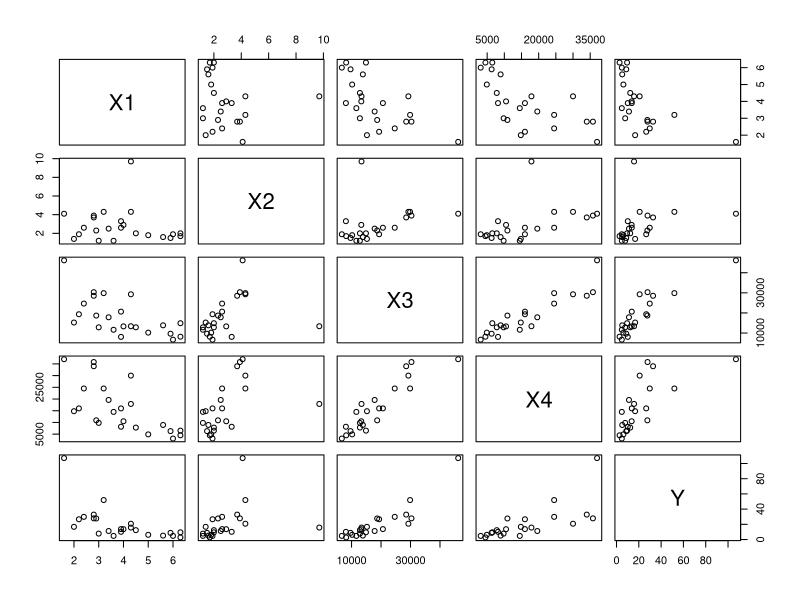
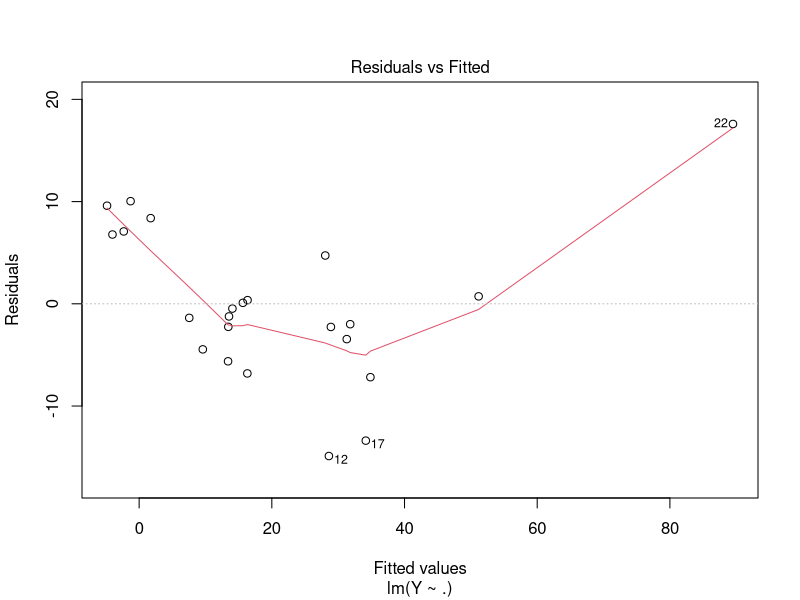
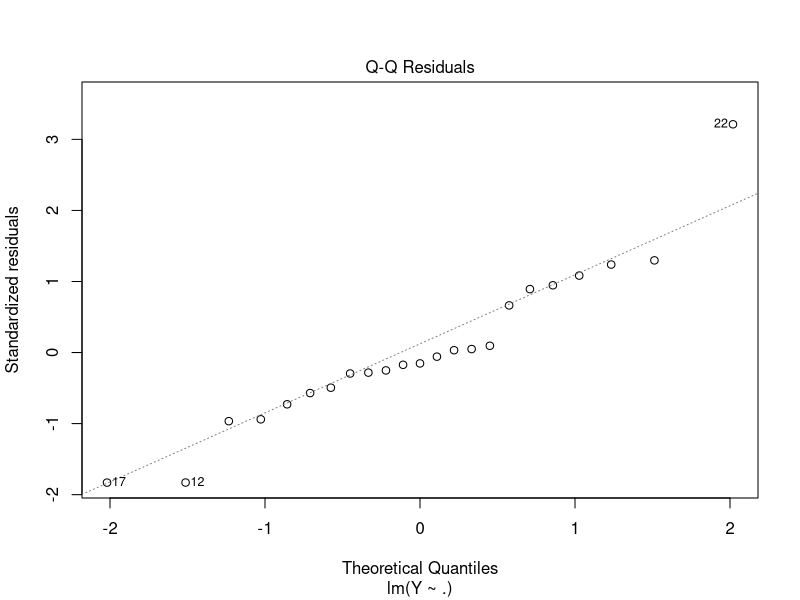
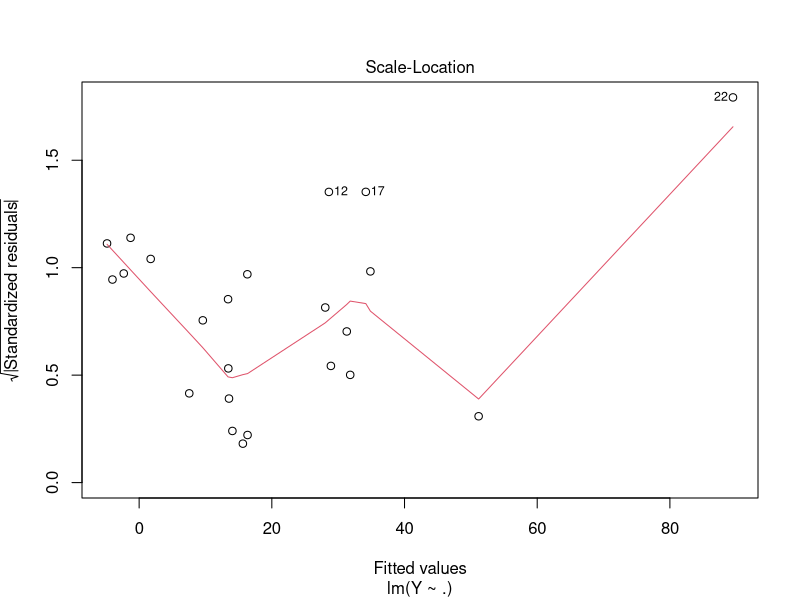
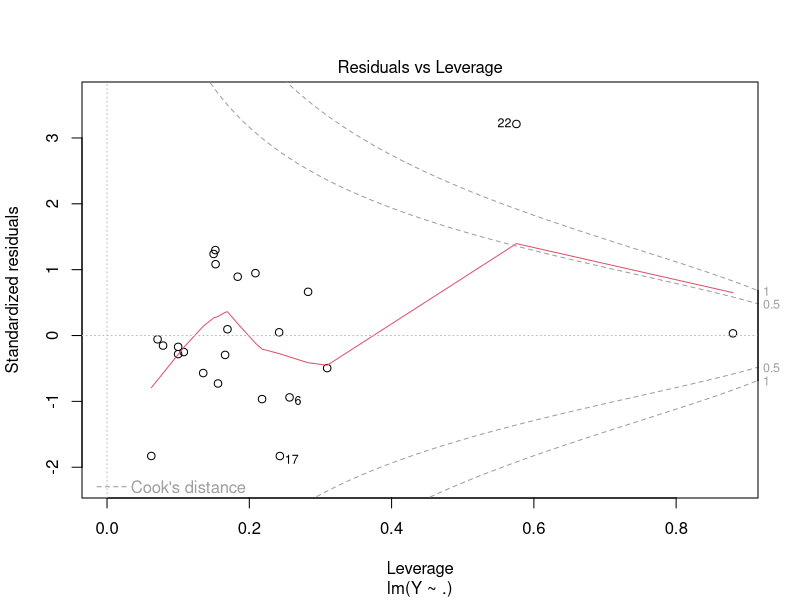
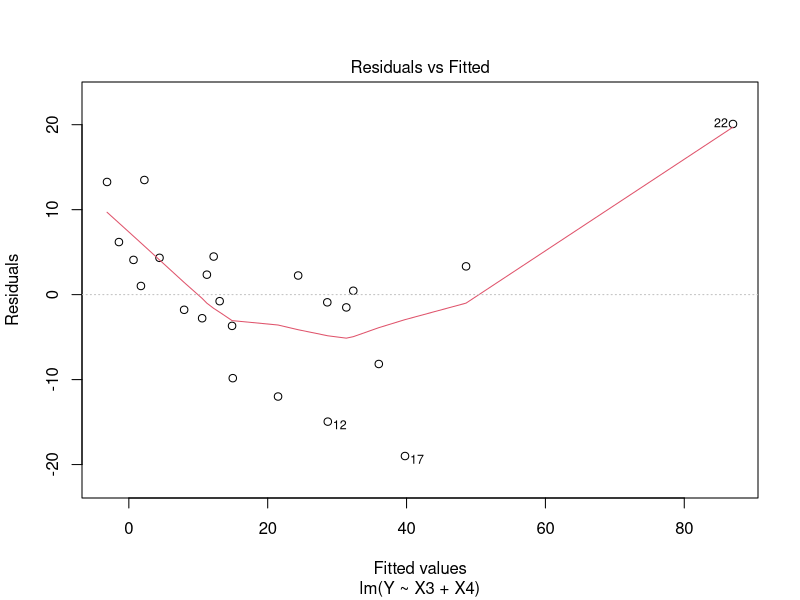
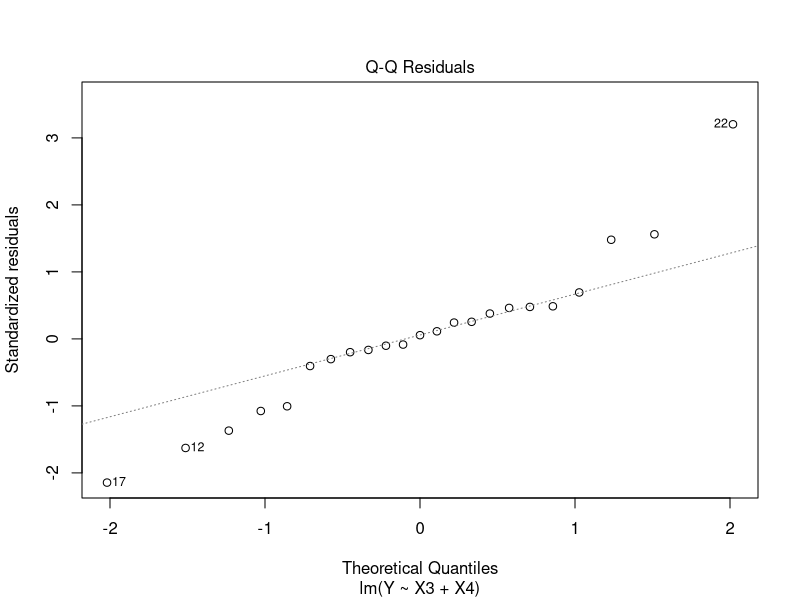
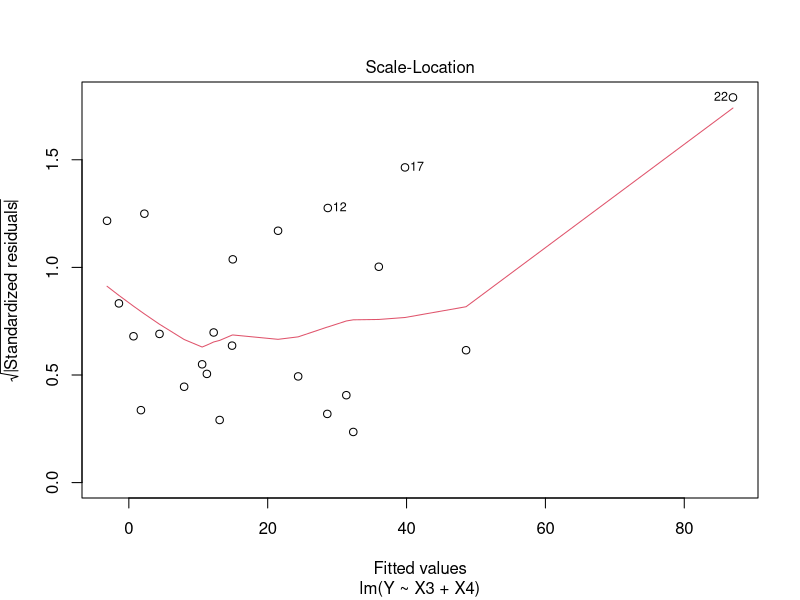

Reproduce these figures in R, in order.
# Project for MSM @ FMI-SU
# Hristiyan Markov, f.n. 147

# load the packages needed
require(robustbase)
require(stats)

# load the data
data(aircraft)

# what's inside
head(aircraft)

# Aircraft Data, deals with 23 single-engine aircraft built over the years 1947-1979,
# from Office of Naval Research. The dependent variable is cost (in units of $100,000)
# and the explanatory variables are aspect ratio, lift-to-drag ratio, weight of plane (in pounds)
# and maximal thrust.
# 
# Format
# 
# A data frame with 23 observations on the following 5 variables.
# 
# X1
# Aspect Ratio
# 
# X2
# Lift-to-Drag Ratio
# 
# X3
# Weight
# 
# X4
# Thrust
# 
# Y
# Cost

# plot the data
plot(aircraft)

# plot(aircraft$X1)
# plot(aircraft$X2)
# plot(aircraft$X3)
# plot(aircraft$X4)
# plot(aircraft$X5)

# normal linear regression on all columns
model.lm1 = lm(Y ~., data = aircraft)
summary(model.lm1)
anova(model.lm1,test="F")
plot(model.lm1)

# confidence intervals
coef(model.lm1)
confint(model.lm1, level = 0.95)

# normal linear regression on selected columns
model.lm2 = lm(Y ~ X3 + X4, data = aircraft)
summary(model.lm2)
anova(model.lm2,test="F")
plot(model.lm2)

# confidence intervals
coef(model.lm2)
confint(model.lm2, level = 0.95)

# LTS
model.lts1<-ltsReg(Y ~., data = aircraft)
summary(model.lts1)
plot(model.lts1)

# plot(model.lts1, which = "rindex") # plot of the standardized residuals versus their index
# plot(model.lts1, which = "rqq") # normal Q-Q plot of the standardized residuals
# plot(model.lts1, which = "rdiag") # regression diagnostic plot
# plot(model.lts1, which = "rfit") # plot of the standardized residuals versus fitted values

###################################################################################################

# QR
library(quantreg)

# QR models aircraft cost in relation to aircraft weight
model.qr1 = rq(Y ~ X3, data = aircraft, tau = .25)
model.qr2 = rq(Y ~ X3, data = aircraft)
model.qr3 = rq(Y ~ X3, data = aircraft, tau = .75)
model.lm3 = lm(Y ~ X3, data = aircraft)

# plot
plot(aircraft$Y ~ aircraft$X3, xlab = "aircraft weight", ylab = "aircraft cost", main = "aircraft cost vs. weight")
abline(model.lm3, col="blue", lty=2, lwd = 3)
abline(model.qr1, col="darkgreen", lty=2, lwd = 3)
abline(model.qr2, col="red", lty=2, lwd = 3)
abline(model.qr3, col="orange", lty=2, lwd = 3)

# make it pretty
legend(x = "topleft",c("25%","mean fit", "median fit", "75%"),
       col = c("darkgreen","blue","red","orange"), lty = 1, lwd = 2)
